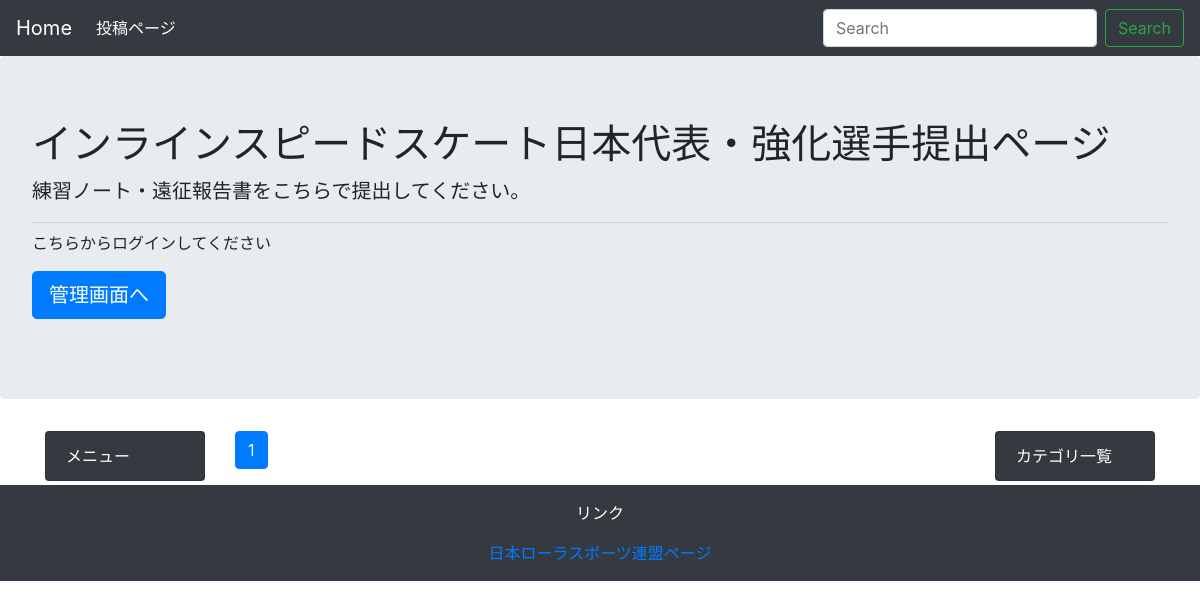
The app's page /, older data.
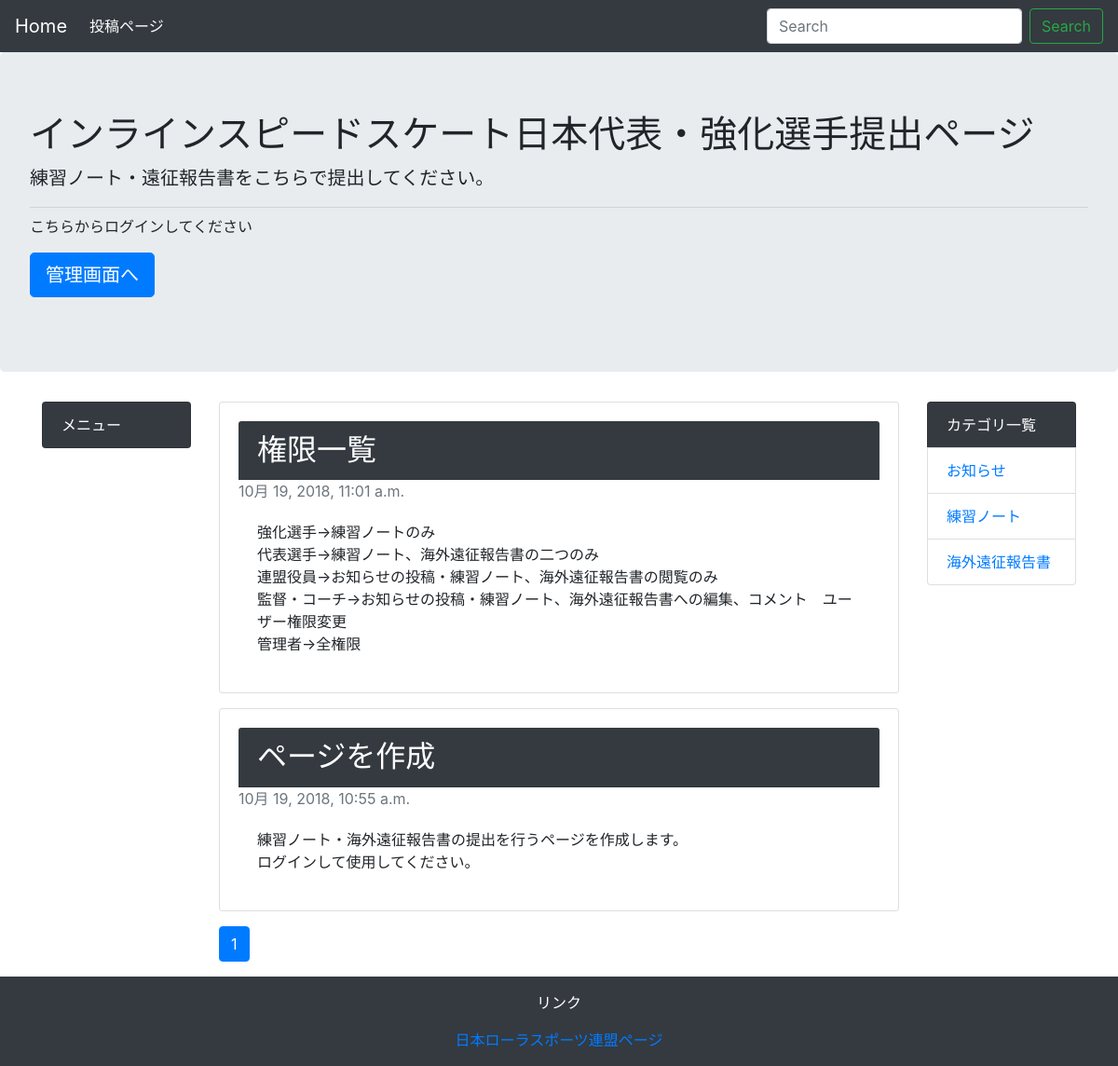
The same page, newer data.
### homepage/models.py (models this page shows, shortened)
class Message(models.Model):
    text = models.CharField('txt', max_length=255)
    news = models.TextField('本文')
    created_at = models.DateTimeField('掲示日', default=timezone.now)
    menu = models.ForeignKey(Menu, verbose_name='カテゴリ', on_delete=models.PROTECT)

class Category(models.Model):
    name = models.CharField('カテゴリ名',max_length=255)
    created_at = models.DateTimeField('作成日', default=timezone.now)
    def __str__(self):
        return self.name

### homepage/views.py (the view)
# urls.py: path('', views.IndexView.as_view(), name='index'),
class IndexView(generic.ListView):
    model = Message
    paginate_by = 10
    def get_queryset(self):
        queryset = Message.objects.order_by('-created_at')
        keyword = self.request.GET.get('keyword')
        if keyword:
            queryset = queryset.filter(
                Q(text__icontains=keyword) | Q(news__icontains=keyword)
            )
        return queryset

### homepage/context_processors.py (called while the page is built)
def common(request):
    context = {
        'category_list': Category.objects.all(),
        'menu_list': Menu.objects.all(),
    }
    return context

### trainingnote/templatetags/mytag.py (called while the page is built)
@register.simple_tag
def url_replace(request, field, value):
    url_dict = request.GET.copy()
    url_dict[field] = str(value)
    return url_dict.urlencode()

### homepage/templates/homepage/message_list.html
{% extends 'homepage/base.html' %}
{% block content %}
    {% for message in message_list %}
        <div class="card mb-3">
            <div class="card-body">
                <h2 class="card-header bg-dark text-white">{{ message.text }}</h2>
                <h8 class="card-subtitle mb-2 text-muted">{{ message.created_at }}</h8>
                <div class="card-body">
                    <p class="card-text">
                    {{ message.news | linebreaksbr}}<br>
                </p>
                </div>
            </div>
        </div>
    {% endfor %}
    {% include 'homepage/page.html' %}
{% endblock %}

### homepage/templates/homepage/base.html (shortened to what this page needs)
<!DOCTYPE html>
<html lang="ja">
  <head>
    <link rel="stylesheet" href="https://stackpath.bootstrapcdn.com/bootstrap/4.1.3/css/bootstrap.min.css">
  </head>
  <body>
    <nav class="navbar navbar-expand-lg navbar-dark bg-dark">
        <a class="navbar-brand" href="#">Home</a>
        <div class="collapse navbar-collapse" id="navbarSupportedContent">
            <ul class="navbar-nav mr-auto">
                <li class="nav-item active">
                    <a class="nav-link" href="{% url 'admin:index' %}">投稿ページ</a></a>
                </li>
            </ul>
            <form class="form-inline my-2 my-lg-0" method="GET" action="{% url 'homepage:index' %}">
                <input class="form-control mr-sm-2" type="text" placeholder="Search" aria-label="Search" name="keyword">
                <button class="btn btn-outline-success my-2 my-sm-0" type="submit">Search</button>
            </form>
        </div>
    </nav>
    <div class="jumbotron">
        <h1 class="display-">インラインスピードスケート日本代表・強化選手提出ページ</h1>
        <p class="lead">練習ノート・遠征報告書をこちらで提出してください。
        </p>
        <hr class="my-2">
        <p>こちらからログインしてください</p>
        <p class="lead">
            <a class="btn btn-primary btn-lg" href="{% url 'admin:index' %}" role="button">管理画面へ</a>
        </p>
    </div>
    <div class="container">
        <div class="row">
            <div class="col-md-2">
                <ul class="list-group">
                    <li class="list-group-item bg-dark text-white">メニュー</li>
                </ul>
            </div>
            <div class="col-md-8">
                {% block content %}
                {% endblock %}
            </div>
            <div class="col-md-2">
                <ul class="list-group">
                    <li class="list-group-item bg-dark text-white">カテゴリ一覧</li>
                    {% for category in category_list %}
                        <li class="list-group-item"><a href="{% url 'homepage:category' category.pk %}">{{ category }}</a></li>
                    {% endfor %}
                </ul>
            </div>
        </div>
    </div>
    <footer class="bg-dark text-white text-center py-3">
        <p>リンク</p>
        <a href="http://jrsf.or.jp/speed/">日本ローラスポーツ連盟ページ</a><br>
    </footer>
  </body>
</html>

Row changes from the older to the newer data that the page shows:
added Message: text "権限一覧", created_at "10月 19, 2018, 11:01 a.m.", news "強化選手→練習ノートのみ 代表選手→練習ノート、海外遠征報告書の二つのみ 連盟役員→お知らせの投稿・練習ノート、海外遠征報告書の閲覧のみ 監督・コーチ→お知らせの投稿・練習ノート、海外遠征報告書への編集、コメント ユーザー権限変更 管理者→全権限"
added Message: text "ページを作成", created_at "10月 19, 2018, 10:55 a.m.", news "練習ノート・海外遠征報告書の提出を行うページを作成します。 ログインして使用してください。"
added Category: name "お知らせ"
added Category: name "練習ノート"
added Category: name "海外遠征報告書"
